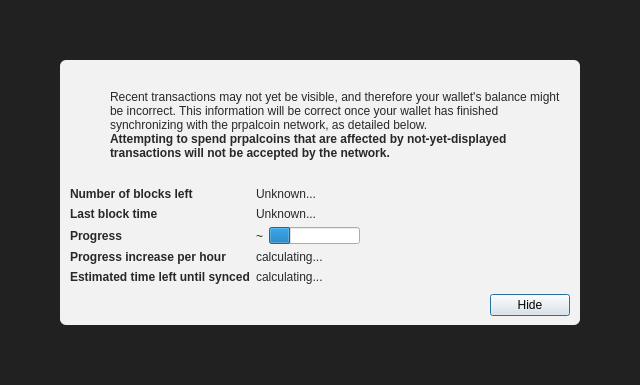
<?xml version="1.0" encoding="UTF-8"?>
<ui version="4.0">
 <class>ModalOverlay</class>
 <widget class="ModalOverlay" name="ModalOverlay">
  <property name="geometry">
   <rect>
    <x>0</x>
    <y>0</y>
    <width>640</width>
    <height>385</height>
   </rect>
  </property>
  <property name="windowTitle">
   <string>Form</string>
  </property>
  <layout class="QVBoxLayout" name="verticalLayout" stretch="0">
   <property name="sizeConstraint">
    <enum>QLayout::SetDefaultConstraint</enum>
   </property>
   <property name="leftMargin">
    <number>0</number>
   </property>
   <property name="topMargin">
    <number>0</number>
   </property>
   <property name="rightMargin">
    <number>0</number>
   </property>
   <property name="bottomMargin">
    <number>0</number>
   </property>
   <item>
    <widget class="QWidget" name="bgWidget" native="true">
     <property name="styleSheet">
      <string notr="true">#bgWidget { background: rgba(0,0,0,220); }</string>
     </property>
     <layout class="QVBoxLayout" name="verticalLayoutMain" stretch="1">
      <property name="leftMargin">
       <number>60</number>
      </property>
      <property name="topMargin">
       <number>60</number>
      </property>
      <property name="rightMargin">
       <number>60</number>
      </property>
      <property name="bottomMargin">
       <number>60</number>
      </property>
      <item>
       <widget class="QWidget" name="contentWidget" native="true">
        <property name="styleSheet">
         <string notr="true">#contentWidget { background: rgba(255,255,255,240); border-radius: 6px; }

QLabel { color: rgb(40,40,40);  }</string>
        </property>
        <layout class="QVBoxLayout" name="verticalLayoutSub" stretch="1,0,0,0">
         <property name="spacing">
          <number>0</number>
         </property>
         <property name="leftMargin">
          <number>10</number>
         </property>
         <property name="topMargin">
          <number>10</number>
         </property>
         <property name="rightMargin">
          <number>10</number>
         </property>
         <property name="bottomMargin">
          <number>10</number>
         </property>
         <item>
          <layout class="QHBoxLayout" name="horizontalLayoutIconText" stretch="0,1">
           <property name="topMargin">
            <number>20</number>
           </property>
           <item>
            <layout class="QVBoxLayout" name="verticalLayoutIcon">
             <property name="leftMargin">
              <number>0</number>
             </property>
             <item>
              <widget class="QPushButton" name="warningIcon">
               <property name="enabled">
                <bool>false</bool>
               </property>
               <property name="text">
                <string/>
               </property>
               <property name="icon">
                <iconset>
                 <normaloff>:/icons/warning</normaloff>
                 <disabledoff>:/icons/warning</disabledoff>:/icons/warning</iconset>
               </property>
               <property name="iconSize">
                <size>
                 <width>48</width>
                 <height>48</height>
                </size>
               </property>
               <property name="flat">
                <bool>true</bool>
               </property>
              </widget>
             </item>
             <item>
              <spacer name="verticalSpacerWarningIcon">
               <property name="orientation">
                <enum>Qt::Vertical</enum>
               </property>
               <property name="sizeHint" stdset="0">
                <size>
                 <width>20</width>
                 <height>40</height>
                </size>
               </property>
              </spacer>
             </item>
            </layout>
           </item>
           <item>
            <layout class="QVBoxLayout" name="verticalLayoutInfoText">
             <property name="leftMargin">
              <number>0</number>
             </property>
             <property name="topMargin">
              <number>0</number>
             </property>
             <item>
              <widget class="QLabel" name="infoText">
               <property name="text">
                <string>Recent transactions may not yet be visible, and therefore your wallet's balance might be incorrect. This information will be correct once your wallet has finished synchronizing with the prpalcoin network, as detailed below.</string>
               </property>
               <property name="textFormat">
                <enum>Qt::RichText</enum>
               </property>
               <property name="wordWrap">
                <bool>true</bool>
               </property>
              </widget>
             </item>
             <item>
              <widget class="QLabel" name="infoTextStrong">
               <property name="font">
                <font>
                 <weight>75</weight>
                 <bold>true</bold>
                </font>
               </property>
               <property name="text">
                <string>Attempting to spend prpalcoins that are affected by not-yet-displayed transactions will not be accepted by the network.</string>
               </property>
               <property name="textFormat">
                <enum>Qt::RichText</enum>
               </property>
               <property name="wordWrap">
                <bool>true</bool>
               </property>
              </widget>
             </item>
             <item>
              <spacer name="verticalSpacerInTextSpace">
               <property name="orientation">
                <enum>Qt::Vertical</enum>
               </property>
               <property name="sizeHint" stdset="0">
                <size>
                 <width>20</width>
                 <height>40</height>
                </size>
               </property>
              </spacer>
             </item>
            </layout>
           </item>
          </layout>
         </item>
         <item>
          <spacer name="verticalSpacerAfterText">
           <property name="orientation">
            <enum>Qt::Vertical</enum>
           </property>
           <property name="sizeHint" stdset="0">
            <size>
             <width>20</width>
             <height>40</height>
            </size>
           </property>
          </spacer>
         </item>
         <item>
          <layout class="QFormLayout" name="formLayout">
           <property name="fieldGrowthPolicy">
            <enum>QFormLayout::FieldsStayAtSizeHint</enum>
           </property>
           <property name="horizontalSpacing">
            <number>6</number>
           </property>
           <property name="verticalSpacing">
            <number>6</number>
           </property>
           <property name="topMargin">
            <number>10</number>
           </property>
           <item row="0" column="0">
            <widget class="QLabel" name="labelNumberOfBlocksLeft">
             <property name="font">
              <font>
               <weight>75</weight>
               <bold>true</bold>
              </font>
             </property>
             <property name="text">
              <string>Number of blocks left</string>
             </property>
            </widget>
           </item>
           <item row="0" column="1">
            <widget class="QLabel" name="numberOfBlocksLeft">
             <property name="text">
              <string>Unknown...</string>
             </property>
            </widget>
           </item>
           <item row="1" column="0">
            <widget class="QLabel" name="labelLastBlockTime">
             <property name="font">
              <font>
               <weight>75</weight>
               <bold>true</bold>
              </font>
             </property>
             <property name="text">
              <string>Last block time</string>
             </property>
            </widget>
           </item>
           <item row="1" column="1">
            <widget class="QLabel" name="newestBlockDate">
             <property name="sizePolicy">
              <sizepolicy hsizetype="Maximum" vsizetype="Preferred">
               <horstretch>0</horstretch>
               <verstretch>0</verstretch>
              </sizepolicy>
             </property>
             <property name="text">
              <string>Unknown...</string>
             </property>
            </widget>
           </item>
           <item row="2" column="0">
            <widget class="QLabel" name="labelSyncDone">
             <property name="font">
              <font>
               <weight>75</weight>
               <bold>true</bold>
              </font>
             </property>
             <property name="text">
              <string>Progress</string>
             </property>
            </widget>
           </item>
           <item row="2" column="1">
            <layout class="QHBoxLayout" name="horizontalLayoutSync" stretch="0,1">
             <item>
              <widget class="QLabel" name="percentageProgress">
               <property name="text">
                <string notr="true">~</string>
               </property>
              </widget>
             </item>
             <item>
              <widget class="QProgressBar" name="progressBar">
               <property name="value">
                <number>24</number>
               </property>
               <property name="format">
                <string/>
               </property>
              </widget>
             </item>
            </layout>
           </item>
           <item row="4" column="0">
            <widget class="QLabel" name="labelProgressIncrease">
             <property name="font">
              <font>
               <weight>75</weight>
               <bold>true</bold>
              </font>
             </property>
             <property name="text">
              <string>Progress increase per hour</string>
             </property>
            </widget>
           </item>
           <item row="4" column="1">
            <widget class="QLabel" name="progressIncreasePerH">
             <property name="text">
              <string>calculating...</string>
             </property>
            </widget>
           </item>
           <item row="5" column="0">
            <widget class="QLabel" name="labelEstimatedTimeLeft">
             <property name="font">
              <font>
               <weight>75</weight>
               <bold>true</bold>
              </font>
             </property>
             <property name="text">
              <string>Estimated time left until synced</string>
             </property>
            </widget>
           </item>
           <item row="5" column="1">
            <widget class="QLabel" name="expectedTimeLeft">
             <property name="text">
              <string>calculating...</string>
             </property>
            </widget>
           </item>
          </layout>
         </item>
         <item>
          <layout class="QHBoxLayout" name="horizontalLayoutButtons">
           <property name="leftMargin">
            <number>10</number>
           </property>
           <property name="topMargin">
            <number>10</number>
           </property>
           <item>
            <spacer name="horizontalSpacer">
             <property name="orientation">
              <enum>Qt::Horizontal</enum>
             </property>
             <property name="sizeHint" stdset="0">
              <size>
               <width>40</width>
               <height>20</height>
              </size>
             </property>
            </spacer>
           </item>
           <item>
            <widget class="QPushButton" name="closeButton">
             <property name="text">
              <string>Hide</string>
             </property>
             <property name="focusPolicy">
              <enum>Qt::StrongFocus</enum>
             </property>
             <property name="default">
              <bool>true</bool>
             </property>
            </widget>
           </item>
          </layout>
         </item>
        </layout>
       </widget>
      </item>
     </layout>
    </widget>
   </item>
  </layout>
 </widget>
 <customwidgets>
  <customwidget>
   <class>ModalOverlay</class>
   <extends>QWidget</extends>
   <header>qt/modaloverlay.h</header>
   <container>1</container>
  </customwidget>
 </customwidgets>
 <resources/>
 <connections/>
</ui>
